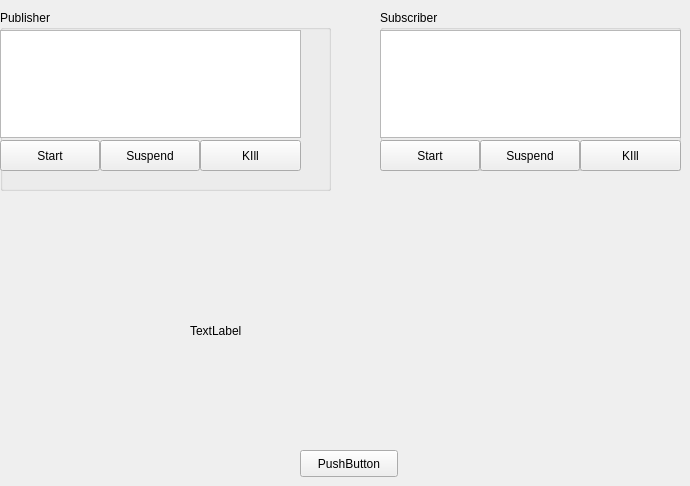
       <widget class="QWidget" name="tab">
        <attribute name="title">
         <string>Tester</string>
        </attribute>
        <widget class="QGroupBox" name="groupBox_2">
         <property name="geometry">
          <rect>
           <x>0</x>
           <y>10</y>
           <width>331</width>
           <height>181</height>
          </rect>
         </property>
         <property name="title">
          <string>Publisher</string>
         </property>
         <widget class="QListView" name="pubview">
          <property name="geometry">
           <rect>
            <x>0</x>
            <y>20</y>
            <width>301</width>
            <height>108</height>
           </rect>
          </property>
          <property name="sizePolicy">
           <sizepolicy hsizetype="Preferred" vsizetype="Preferred">
            <horstretch>0</horstretch>
            <verstretch>0</verstretch>
           </sizepolicy>
          </property>
          <property name="maximumSize">
           <size>
            <width>350</width>
            <height>200</height>
           </size>
          </property>
         </widget>
         <widget class="QPushButton" name="push">
          <property name="geometry">
           <rect>
            <x>0</x>
            <y>130</y>
            <width>100</width>
            <height>31</height>
           </rect>
          </property>
          <property name="maximumSize">
           <size>
            <width>100</width>
            <height>50</height>
           </size>
          </property>
          <property name="text">
           <string>Start</string>
          </property>
         </widget>
         <widget class="QPushButton" name="suspb">
          <property name="geometry">
           <rect>
            <x>100</x>
            <y>130</y>
            <width>100</width>
            <height>31</height>
           </rect>
          </property>
          <property name="maximumSize">
           <size>
            <width>100</width>
            <height>50</height>
           </size>
          </property>
          <property name="text">
           <string>Suspend</string>
          </property>
         </widget>
         <widget class="QPushButton" name="killpb">
          <property name="geometry">
           <rect>
            <x>200</x>
            <y>130</y>
            <width>101</width>
            <height>31</height>
           </rect>
          </property>
          <property name="text">
           <string>KIll</string>
          </property>
         </widget>
        </widget>
        <widget class="QGroupBox" name="groupBox_3">
         <property name="geometry">
          <rect>
           <x>380</x>
           <y>10</y>
           <width>301</width>
           <height>161</height>
          </rect>
         </property>
         <property name="title">
          <string>Subscriber</string>
         </property>
         <widget class="QPushButton" name="sussub">
          <property name="geometry">
           <rect>
            <x>100</x>
            <y>130</y>
            <width>100</width>
            <height>31</height>
           </rect>
          </property>
          <property name="maximumSize">
           <size>
            <width>100</width>
            <height>50</height>
           </size>
          </property>
          <property name="text">
           <string>Suspend</string>
          </property>
         </widget>
         <widget class="QPushButton" name="subscribe">
          <property name="geometry">
           <rect>
            <x>0</x>
            <y>130</y>
            <width>100</width>
            <height>31</height>
           </rect>
          </property>
          <property name="maximumSize">
           <size>
            <width>100</width>
            <height>50</height>
           </size>
          </property>
          <property name="text">
           <string>Start</string>
          </property>
         </widget>
         <widget class="QPushButton" name="killsub">
          <property name="geometry">
           <rect>
            <x>200</x>
            <y>130</y>
            <width>101</width>
            <height>31</height>
           </rect>
          </property>
          <property name="text">
           <string>KIll</string>
          </property>
         </widget>
         <widget class="QListView" name="susview">
          <property name="geometry">
           <rect>
            <x>0</x>
            <y>20</y>
            <width>301</width>
            <height>108</height>
           </rect>
          </property>
         </widget>
        </widget>
        <widget class="QLabel" name="label_can">
         <property name="geometry">
          <rect>
           <x>190</x>
           <y>260</y>
           <width>271</width>
           <height>141</height>
          </rect>
         </property>
         <property name="text">
          <string>TextLabel</string>
         </property>
        </widget>
        <widget class="QPushButton" name="can">
         <property name="geometry">
          <rect>
           <x>300</x>
           <y>450</y>
           <width>98</width>
           <height>27</height>
          </rect>
         </property>
         <property name="text">
          <string>PushButton</string>
         </property>
        </widget>
       </widget>
